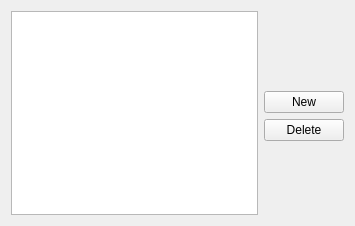
<?xml version="1.0" encoding="UTF-8"?>
<ui version="4.0">
 <class>SearchPathSettings</class>
 <widget class="QWidget" name="SearchPathSettings">
  <property name="geometry">
   <rect>
    <x>0</x>
    <y>0</y>
    <width>355</width>
    <height>226</height>
   </rect>
  </property>
  <property name="windowTitle">
   <string>Form</string>
  </property>
  <layout class="QGridLayout" name="gridLayout">
   <item row="1" column="1">
    <spacer name="verticalSpacer">
     <property name="orientation">
      <enum>Qt::Vertical</enum>
     </property>
     <property name="sizeHint" stdset="0">
      <size>
       <width>72</width>
       <height>66</height>
      </size>
     </property>
    </spacer>
   </item>
   <item row="2" column="1">
    <widget class="QPushButton" name="_newButton">
     <property name="text">
      <string>New</string>
     </property>
    </widget>
   </item>
   <item row="3" column="1">
    <widget class="QPushButton" name="_deleteButton">
     <property name="text">
      <string>Delete</string>
     </property>
    </widget>
   </item>
   <item row="4" column="1">
    <spacer name="verticalSpacer_2">
     <property name="orientation">
      <enum>Qt::Vertical</enum>
     </property>
     <property name="sizeHint" stdset="0">
      <size>
       <width>72</width>
       <height>66</height>
      </size>
     </property>
    </spacer>
   </item>
   <item row="0" column="0" rowspan="5">
    <widget class="QListWidget" name="_dirListWidget"/>
   </item>
  </layout>
 </widget>
 <resources/>
 <connections/>
</ui>
